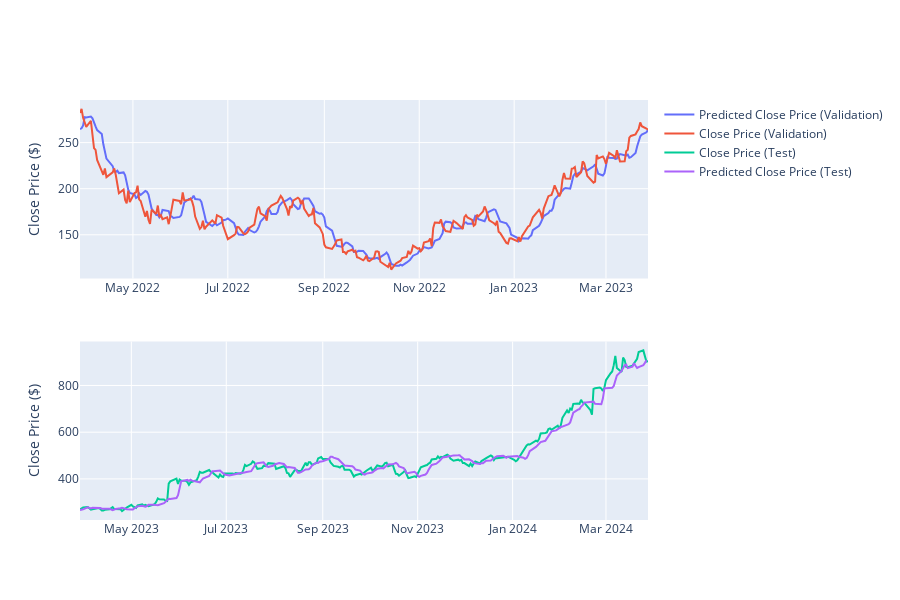

The code cell stored with this chart in its notebook:
### Code cell
fig = make_subplots(rows=2, cols=1)

fig.add_trace(go.Scatter(x=data_for_validation["Date"], y=predicted_stock_price_val_df["Predicted"], mode='lines', name='Predicted Close Price (Validation)'), row=1, col=1)
fig.add_trace(go.Scatter(x=data_for_validation["Date"], y=val, mode='lines', name='Close Price (Validation)'), row=1, col=1)

fig.add_trace(go.Scatter(x=data_for_test["Date"], y=test, mode='lines', name='Close Price (Test)'), row=2, col=1)
fig.add_trace(go.Scatter(x=data_for_test["Date"], y=predicted_stock_price_test_df["Predicted"], mode='lines', name='Predicted Close Price (Test)'), row=2, col=1)

fig.update_yaxes(title_text="Close Price ($)", row=1, col=1)
fig.update_yaxes(title_text="Close Price ($)", row=2, col=1)

fig.update_layout(height=600)

fig.show()

### Figure 1 — Plotly figure (JSON) as saved in the notebook; plotly's stock layout.template omitted (floating-point values rounded to 4 significant figures; data arrays with more than 128 entries replaced by an {"elided": "..."} marker saying what was removed)
{"data": [{"mode": "lines", "name": "Predicted Close Price (Validation)", "type": "scatter", "x": {"elided": "252 str values"}, "xaxis": "x", "y": {"elided": "252 float values"}, "yaxis": "y"}, {"mode": "lines", "name": "Close Price (Validation)", "type": "scatter", "x": {"elided": "252 str values"}, "xaxis": "x", "y": {"elided": "252 float values"}, "yaxis": "y"}, {"mode": "lines", "name": "Close Price (Test)", "type": "scatter", "x": {"elided": "252 str values"}, "xaxis": "x2", "y": {"elided": "252 float values"}, "yaxis": "y2"}, {"mode": "lines", "name": "Predicted Close Price (Test)", "type": "scatter", "x": {"elided": "252 str values"}, "xaxis": "x2", "y": {"elided": "251 float values"}, "yaxis": "y2"}], "layout": {"height": 600, "xaxis": {"anchor": "y", "domain": [0, 1]}, "xaxis2": {"anchor": "y2", "domain": [0, 1]}, "yaxis": {"anchor": "x", "domain": [0.575, 1], "title": {"text": "Close Price ($)"}}, "yaxis2": {"anchor": "x2", "domain": [0, 0.425], "title": {"text": "Close Price ($)"}}}}
